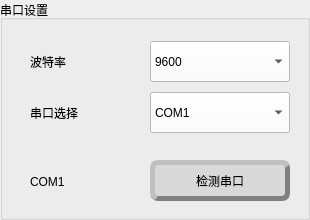
       <widget class="QGroupBox" name="groupBox_4">
        <property name="geometry">
         <rect>
          <x>20</x>
          <y>370</y>
          <width>310</width>
          <height>220</height>
         </rect>
        </property>
        <property name="title">
         <string>串口设置</string>
        </property>
        <widget class="QLabel" name="BaudRatelabel">
         <property name="geometry">
          <rect>
           <x>30</x>
           <y>48</y>
           <width>91</width>
           <height>27</height>
          </rect>
         </property>
         <property name="styleSheet">
          <string notr="true">font:12pt &quot;微软雅黑&quot;;</string>
         </property>
         <property name="text">
          <string>波特率</string>
         </property>
        </widget>
        <widget class="QComboBox" name="BaudRateBox">
         <property name="geometry">
          <rect>
           <x>150</x>
           <y>41</y>
           <width>140</width>
           <height>41</height>
          </rect>
         </property>
         <property name="cursor">
          <cursorShape>PointingHandCursor</cursorShape>
         </property>
         <property name="styleSheet">
          <string notr="true">background-color: rgb(255, 255, 255);
font: 75 12pt &quot;微软雅黑&quot;;</string>
         </property>
         <item>
          <property name="text">
           <string>9600</string>
          </property>
         </item>
         <item>
          <property name="text">
           <string>11200</string>
          </property>
         </item>
        </widget>
        <widget class="QLabel" name="label_4">
         <property name="geometry">
          <rect>
           <x>30</x>
           <y>99</y>
           <width>101</width>
           <height>27</height>
          </rect>
         </property>
         <property name="styleSheet">
          <string notr="true">font:12pt &quot;微软雅黑&quot;;</string>
         </property>
         <property name="text">
          <string>串口选择</string>
         </property>
        </widget>
        <widget class="QComboBox" name="ComPortBox">
         <property name="geometry">
          <rect>
           <x>150</x>
           <y>92</y>
           <width>140</width>
           <height>41</height>
          </rect>
         </property>
         <property name="sizePolicy">
          <sizepolicy hsizetype="Fixed" vsizetype="Fixed">
           <horstretch>0</horstretch>
           <verstretch>0</verstretch>
          </sizepolicy>
         </property>
         <property name="cursor">
          <cursorShape>PointingHandCursor</cursorShape>
         </property>
         <property name="styleSheet">
          <string notr="true">background-color: rgb(255, 255, 255);
font: 75 12pt &quot;微软雅黑&quot;;</string>
         </property>
         <item>
          <property name="text">
           <string>COM1</string>
          </property>
         </item>
         <item>
          <property name="text">
           <string>COM2</string>
          </property>
         </item>
         <item>
          <property name="text">
           <string>COM10</string>
          </property>
         </item>
        </widget>
        <widget class="QLabel" name="SerialStatelabel">
         <property name="geometry">
          <rect>
           <x>30</x>
           <y>166</y>
           <width>71</width>
           <height>31</height>
          </rect>
         </property>
         <property name="styleSheet">
          <string notr="true">font: 75 12pt &quot;微软雅黑&quot;;</string>
         </property>
         <property name="text">
          <string>COM1</string>
         </property>
        </widget>
        <widget class="QPushButton" name="ChoosepushButton">
         <property name="geometry">
          <rect>
           <x>150</x>
           <y>160</y>
           <width>140</width>
           <height>41</height>
          </rect>
         </property>
         <property name="sizePolicy">
          <sizepolicy hsizetype="Expanding" vsizetype="Fixed">
           <horstretch>0</horstretch>
           <verstretch>0</verstretch>
          </sizepolicy>
         </property>
         <property name="maximumSize">
          <size>
           <width>200</width>
           <height>200</height>
          </size>
         </property>
         <property name="cursor">
          <cursorShape>PointingHandCursor</cursorShape>
         </property>
         <property name="styleSheet">
          <string notr="true">QPushButton{
background-color: rgb(217, 217, 217);
color: rgb(0,0,0);  
border-radius:8px;
font:12pt &quot;微软雅黑&quot;;
border:5px outset gray;
}
QPushButton::hover{
background-color: rgb(200, 200, 200);
color: rgb(0,0,0);  
border-radius:8px;
font:12pt &quot;微软雅黑&quot;;
border:5px groove gray;
}</string>
         </property>
         <property name="text">
          <string> 检测串口 </string>
         </property>
        </widget>
       </widget>
